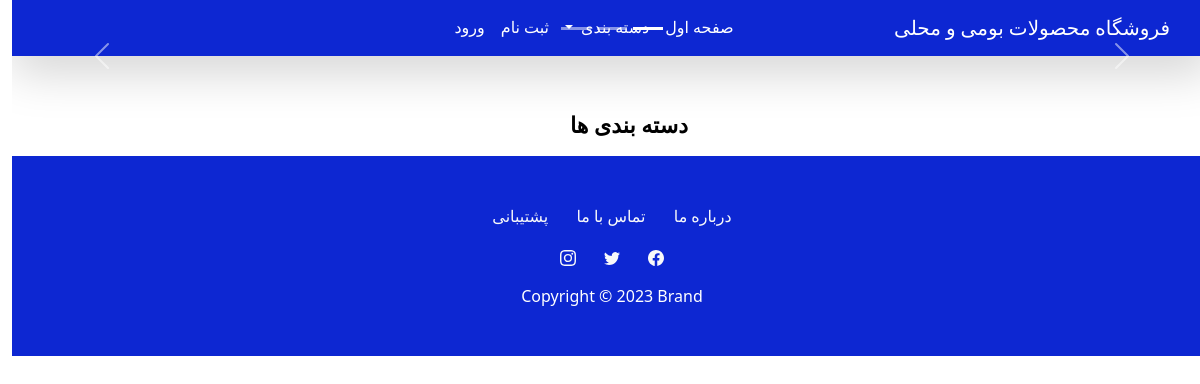
/Home/, run on an earlier commit of the app's database.
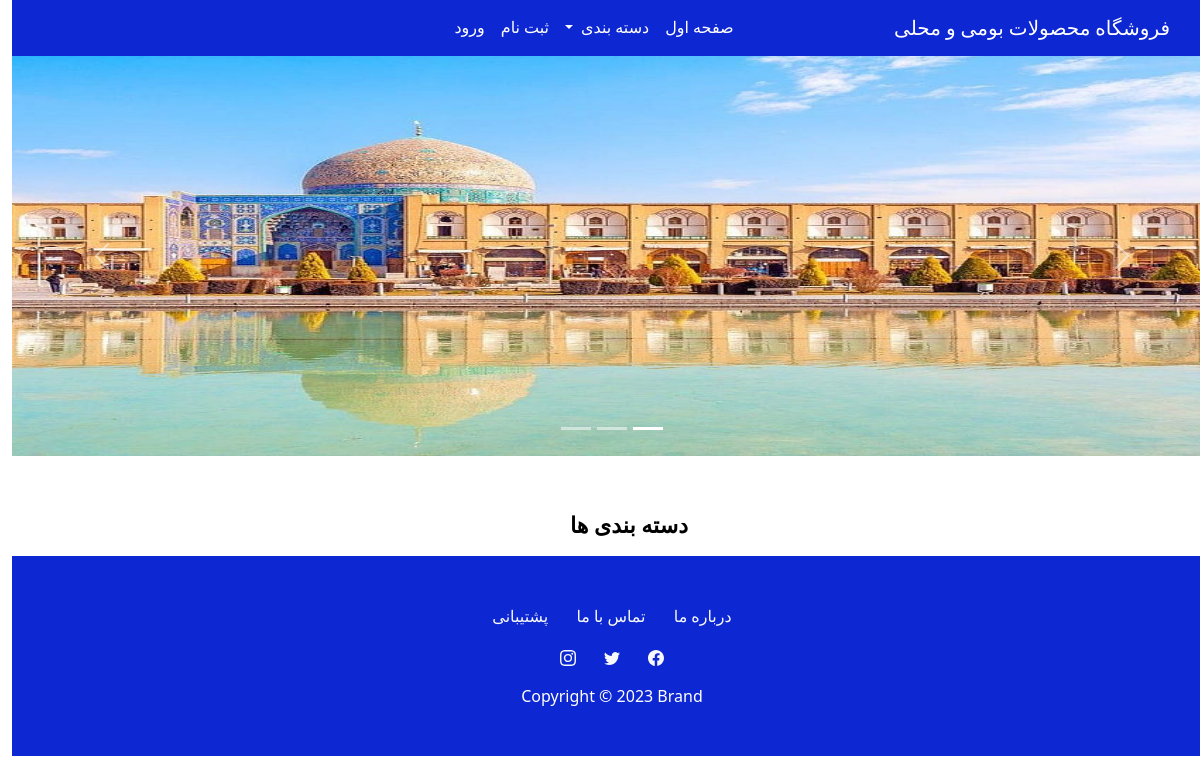
And on a later commit of the database.
### Admin/models.py (models this page shows)
class Slider(models.Model):
    Title = models.CharField(max_length=100)
    Description = models.CharField(max_length=255)
    Image = models.ImageField(upload_to=filepath,null=True,blank=True)

### Core/views.py (the view)
# urls.py: path('Home/',views.Home,name='Home'),
def Home(request):
    slider=Slider.objects.all()
    ct=Category.objects.all()
    card=Card.objects.all()
    return render(request,'index.html',{'slider':slider,'ct':ct,'card':card})

### Templates/index.html (shortened to what this page needs)
{% extends 'Base.html' %}
{% block content %}
    <div class="carousel slide" data-bs-ride="carousel" id="carousel-1" style="position: relative;">
        <div class="carousel-inner">
            {% for s in slider%}
            <div class="carousel-item active"  style="height: 400px;">
                <img class="d-block w-100 h-100" src="{{s.Image.url}}" alt="First slide">
            </div>
            {% endfor%}
        </div>
        <div><a class="carousel-control-prev" href="#carousel-1" role="button" data-bs-slide="prev"><span class="carousel-control-prev-icon"></span><span class="visually-hidden">Previous</span></a><a class="carousel-control-next" href="#carousel-1" role="button" data-bs-slide="next"><span class="carousel-control-next-icon"></span><span class="visually-hidden">Next</span></a></div>
        <ol class="carousel-indicators">
            <li data-bs-target="#carousel-1" data-bs-slide-to="0" class="active"></li>
            <li data-bs-target="#carousel-1" data-bs-slide-to="1"></li>
            <li data-bs-target="#carousel-1" data-bs-slide-to="2"></li>
        </ol>
    </div>
    <div>
        <div class="container">
            <h2 class="" style="margin-top: 52px;margin-left: 34px;font-family: 'Open Sans', sans-serif;font-size: 22px;font-weight: 800;line-height: 32px;color: rgb(0,0,0);text-align: center;">دسته بندی ها</h2>
        </div>
{% endblock %}

What changed in the data, as far as the page shows it:
added Slider: Image (picture)
